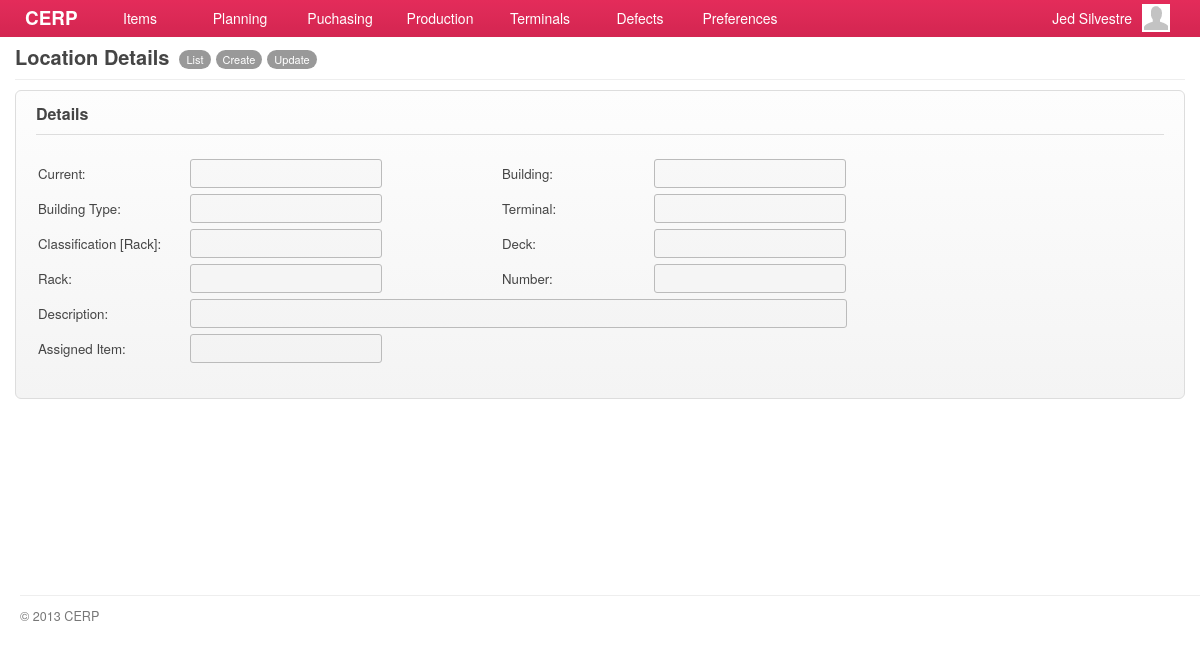
Screenshot of /account/locations-show.php (signed in) with the database file from the repository.
### tables this page shows
CREATE TABLE `capabilities` (
  `id` int(11) NOT NULL AUTO_INCREMENT,
  `title` varchar(45) DEFAULT NULL,
  `name` varchar(45) DEFAULT NULL,
  `capability` varchar(45) DEFAULT NULL,
  `url` varchar(45) DEFAULT NULL,
  `parent` int(11) DEFAULT NULL,
  PRIMARY KEY (`id`)
);

### include/general.class.php (called while the page is built, shortened)
<?php
require('database.class.php');
require('capabilities.class.php');
require('role.class.php');
$DB				= new MySQL;
  $DB->database	= "cerpdb";
  $DB->username	= "cerpuser";
  $DB->password	= "cerpuser";
  $DB->hostname	= "localhost";
$Capabilities	= new Capabilities($DB);
$Signed			= $_SESSION['user'];
$Role		= new Role($DB, $Signed['id']);
?>

### include/role.class.php (called while the page is built, shortened)
<?php
class Role
{
	private $DB;
	private $user_id;
	function Role($db, $uid) {
  	$this->DB = $db;
		$this->user_id = $uid;
  }
	function isCapableByName($cap_name) {
		foreach ($this->getUserRoles() as $user_role) {
			$result = $this->DB->Find('role_capabilities', array(
						  			'columns' 		=> 'role_capabilities.*',
						  			'joins' => 'INNER JOIN capabilities ON capabilities.id = role_capabilities.capability_id',
						  	    'conditions' 	=> 'capabilities.capability="'. $cap_name .'" AND role_id='. $user_role['role_id']));
			if(isset($result)) {
				return TRUE;
			}
		}
	}
	function getUserRoles() {
		$result = $this->DB->Get('user_roles', array(
						  			'columns' 		=> 'user_roles.role_id, roles.name',
						  			'joins' => 'INNER JOIN roles ON roles.id = user_roles.role_id',
						  	    'conditions' 	=> 'user_roles.user_id='. $this->user_id));
		if(isset($result)) {
			return $result;
		}
	}
}

### include/database.class.php (called while the page is built, shortened)
<?php
class MySQL {
  public $username	= "cerpuser";
  public $password	= "cerpuser";
  public $hostname	= "localhost";
  public function Connect() {
    $conn = mysql_connect($this->hostname, $this->username, $this->password) or die("<br/><span class='notice'><p class='error'><strong>ERROR!</strong> Unable to connect to MySQL! </p></span>");
    return $conn;
  }
  public function Query($sql) {
  	$conn = $this->Connect();
    $result = mysql_query($sql, $conn);
	return $result;
  }
  function Get($table, $args='') {
  	if (isset($args)) {
  	  $args['columns'] = (isset($args['columns']) ? $args['columns'] : '*');
  	  $args['joins'] = (isset($args['joins']) ? $args['joins'] : '');
		  $args['conditions'] = ($args['conditions'] == '' ? '' : 'WHERE '.$args['conditions']);
		  $args['sort_column'] = ($args['sort_column'] == '' ? '' : 'ORDER BY '.$args['sort_column']);
		  $args['sort_order'] = ($args['sort_order'] == '' ? '' : $args['sort_order']);
		  $args['startpoint'] = ($args['startpoint'] == '' ? '' : 'LIMIT '.$args['startpoint']);
		  $args['limit'] = ($args['limit'] == '' ? '' : ','.$args['limit']);
		}
	$data = array();
	$sql = "SELECT ".$args['columns']." FROM ".$table." ".$args['joins']." ".$args['conditions']." ".$args['sort_column']." ".$args['sort_order']." ".$args['startpoint']." ".$args['limit'];
	$result = $this->IsEmpty($this->Query($sql));
	if(!empty($result)) {
      while ($row = mysql_fetch_array($result)) {
        $data[] = $row;
      }
	}
	return $data;
  }
  function Find($table, $args='') {
  	if (isset($args)) {
  	  $args['columns'] = (isset($args['columns']) ? $args['columns'] : '*');
  	  $args['joins'] = (isset($args['joins']) ? $args['joins'] : '');
	  $args['conditions'] = ($args['conditions'] == '' ? '' : 'where '.$args['conditions']);
	}
	$sql = "SELECT ".$args['columns']." FROM ".$table." ".$args['joins']." ".$args['conditions'] ." ". $args['sort_column'];
	$row = $this->IsEmpty($this->Query($sql));
	return mysql_fetch_array($row);
  }
  private function IsEmpty($result) {
    if(mysql_num_rows($result) > 0) return $result;
    return null;
  }
}

### include/capabilities.class.php (called while the page is built, shortened)
<?php
class Capabilities {
  private $DB;
	public $All;
	function Capabilities($db) {
		$this->DB = $db;
		$this->GetCapabilities();
	}
  function GetTitle() {
    global $capability_key;
	return $this->All[$capability_key]['title'];
  }
	function GetCapabilities() {
		$capabilities = $this->DB->Get('capabilities', array(
					  			'columns' 		=> 'id, capability, title, name, parent, url',
					  	    'conditions' 	=> 'parent IS NOT null ORDER BY parent'));
		$all = array();
		foreach ($capabilities as $cap) {
			$all[$cap['capability']] = array('title' => $cap['title'],'name' => $cap['name'], 'url' => $cap['url'], 'parent' => $cap['parent']);
		}
		$this->All = $all;
	}
}

### account/locations-show.php (the view, shortened to what this page needs)
<?php
  $capability_key = 'show_location';
  require('header.php');
	$allowed = $Role->isCapableByName($capability_key);
	if(!$allowed) {
		require('inaccessible.php');
	}else{
?>
	<div id="page">
		<div id="page-title">
    	<h2>
      	<span class="title"><?php echo $Capabilities->GetTitle(); ?></span>
        <?php
				  echo '<a href="'.$Capabilities->All['locations']['url'].'" class="nav">'.$Capabilities->All['locations']['name'].'</a>';
				  echo '<a href="'.$Capabilities->All['add_location']['url'].'" class="nav">'.$Capabilities->All['add_location']['name'].'</a>';
				  echo '<a href="'.$Capabilities->All['edit_location']['url'].'?lid='.$_GET['lid'].'" class="nav">'.$Capabilities->All['edit_location']['name'].'</a>';
				?>
      </h2>
		</div>
		<div id="content">
			<form class="form-container">
				<h3 class="form-title">Details</h3>
        <table>
           <tr>
              <td width="150">Current:</td><td width="310"><input type="text" value="<?php echo $location['address'] ?>" class="text-field" disabled/></td>
              <td width="150">Building:</td><td><input type="text" value="<?php echo $location['bldg'] ?>" class="text-field" disabled/></td>
           </tr>
           <tr>
              <td>Building Type:</td><td><input type="text" value="<?php echo $location['bldg_no'] ?>" class="text-field" disabled/></td>
              <td>Terminal:</td><td><input type="text" value="<?php echo $location['terminal_code'] ?>" class="text-field" disabled/>
              </td>
           </tr>
           <tr>
              <td>Classification [Rack]:</td><td><input type="text" value="<?php echo $location['classification'] ?>" class="text-field" disabled/></td>
              <td>Deck:</td><td><input type="text" value="<?php echo $location['deck'] ?>" class="text-field" disabled/></td>
           </tr>
           <tr>
              <td>Rack:</td><td><input type="text" value="<?php echo $location['rack'] ?>" class="text-field" disabled/></td>
              <td>Number:</td><td><input type="text" value="<?php echo $location['number'] ?>" class="text-field" disabled/></td>
           </tr>
           <tr>
              <td>Description:</td>
              <td colspan="99">
                <input type="text" value="<?php echo $location['description'] ?>" class="text-field" style="width:645px" disabled/>
              </td>
           </tr>
           <tr>
              <td>Assigned Item:</td><td><input type="text" value="<?php echo $item['item_code'] ?>" class="text-field" disabled/>
              </td>
              <td></td><td></td>
           </tr>
           <tr><td height="5" colspan="99"></td></tr>
        </table>
      </form>
		</div>
	</div>
<?php }
require('footer.php'); ?>

### account/header.php (shortened to what this page needs)
<?php
require('../include/general.class.php');
?>
<!DOCTYPE html>
<html lang="en">
	<head>
		<link rel="stylesheet" href="../stylesheets/main.css" />
		<link rel="stylesheet" href="../stylesheets/form.css" />
		<link rel="stylesheet" href="../stylesheets/grid.css" />
		<link rel="stylesheet" href="../stylesheets/jquery.css" />
    <link rel="stylesheet" href="../stylesheets/simplePagination.css">
		<link rel="stylesheet" href="../stylesheets/jquery.modal.css" />
		<link rel="stylesheet" href="../stylesheets/smoothness/jquery-ui-1.10.1.custom.css" />
	</head>
	<body>
    <div id="container">
      <div id="header">
				<a id="brand" href="index.php" style="text-decoration: none">CERP</a>
			</div>
      <div id="main-menu">
        <div class="menu">
        	<a href="#" alt="#menu-items" class="show-submenu">Items</a>
        </div>
        <div class="menu">
          <a href="#" alt="#menu-plan" class="show-submenu">Planning</a>
        </div>
        <div class="menu">
          <a href="#" alt="#menu-purchasing" class="show-submenu">Puchasing</a>
        </div>
        <div class="menu">
          <a href="#" alt="#menu-production" class="show-submenu">Production</a>
        </div>
        <div class="menu">
          <a href="#" alt="#menu-terminals" class="show-submenu">Terminals</a>
        </div>
        <div class="menu">
          <a href="#" alt="#menu-defects" class="show-submenu">Defects</a>
        </div>
        <div class="menu">
          <a href="#" alt="#menu-preferences" class="show-submenu">Preferences</a>
        </div>
      </div>
      <div id="menu-profile">
         <div class="avatar small"></div>
         <span><?php echo $Signed['first_name']." ". $Signed['last_name']; ?> </span>
      </div>
    </div>

### account/footer.php (shortened to what this page needs)
      <div id="footer">
        <p>&copy; 2013 CERP</p>
      </div>
  </body>
</html>

### stylesheets/main.css (style rules this page uses)
*, html, body { margin:0;padding:0; }
html { font-size: 100%; -webkit-text-size-adjust: 100%; -ms-text-size-adjust: 100%; }
body { margin: 0; font-family:"Helvetica Neue", Helvetica, Arial, sans-serif; font-size:14px; line-height:20px; color:#454545; background-color:#ffffff; }
h1, h2, h3, h4 { padding:0 0 5px; margin:0 0 10px; }
h2 { font-size:20px; }
h3 { font-size:16px; }
a { color: #0088cc; text-decoration: none; outline:none; }
#container { position: fixed; z-index:1; width:100%; height:37px; opacity:0.85; filter:alpha(opacity=85); }
#header { position:relative; padding:0 25px; height:37px; background-color:#cc0033; background-image:-moz-linear-gradient(top, #df083e, #cc0033); background-image:-webkit-gradient(linear, 0 0, 0 100%, from(#df083e), to(#cc0033)); background-image:-webkit-linear-gradient(top, #df083e, #cc0033); background-image:-o-linear-gradient(top, #df083e, #cc0033); background-image:linear-gradient(to bottom, #df083e, #cc0033); color:#ffffff; font-size:135%; }
#header a { color:#ffffff; }
#page { background-color:#ffffff; font-size:95%; }
#content { padding:0 15px; min-height: 500px; }
#footer { display:block; padding:5px 0px 0px 20px; }
#brand { float:left; display:block; margin:8px 0 0; font-weight:bold; }
#main-menu { position:absolute; display:block; top:0; left:90px; z-index: 99; }
#main-menu .menu { float:left; width:100px; height:37px; text-align:center; outline:none; cursor:pointer; }
#main-menu .menu a { margin:8px 0 0; display:block; color:#ffffff; outline:none; }
#menu-profile { position:absolute; top:0; right:25px; display:block; padding:3px 5px 0 0; width:170px; height:33px; color:#fff; cursor:pointer; }
#menu-profile .avatar { float:right; margin:1px 0 0 10px; border:none; }
#menu-profile span { float:right; display:block; margin-top:5px; }
#page-title { margin:0 15px 10px; padding:47px 0 0; border-bottom:solid 1px #eeeeee; }
#page-title h2 { margin:0; padding:0 0 10px; }
#page-title h2 .title { float:left; padding-right:5px; }
#page-title h2 .nav { float:left; display:block; margin:3px 0 0 5px; padding:4px 7px; background-color:#999999; color:#ffffff; font-weight:normal; font-size:11px; line-height:11px; cursor:pointer; -webkit-border-radius:12px; -moz-border-radius:12px; border-radius:12px; }
#footer p { padding:10px 0 0; border-top:solid 1px #eeeeee; color:#777777; font-size:90%; }
.avatar { border:solid 1px #dddddd; background:#ffffff url('../images/icons/man-24x24.png') no-repeat center; }
.avatar.small { width:28px; height:28px; }

### stylesheets/form.css (style rules this page uses)
form { margin:0 0 10px; }
form table tr th, form table tr td { padding:2px 0; }
.form-container { padding:20px; border:solid 1px #dddddd; background-color:#f9f9f9; background-image:-moz-linear-gradient(top, #fdfdfd, #f4f4f4); background-image:-webkit-gradient(linear, 0 0, 0 100%, from(#fdfdfd), to(#f4f4f4)); background-image:-webkit-linear-gradient(top, #fdfdfd, #f4f4f4); background-image:-o-linear-gradient(top, #fdfdfd, #f4f4f4); background-image:linear-gradient(to bottom, #fdfdfd, #f4f4f4); -webkit-border-radius:6px; -moz-border-radius:6px; border-radius:6px; }
.form-title { margin:-7px 0 20px; padding:0 0 10px; border-bottom:solid 1px #dddddd; }
input, textarea, select { padding:4px 5px; border:solid 1px #bbbbbb; color:#222222; font-size:97%; font-family:"Helvetica Neue", Helvetica, Arial, sans-serif; -webkit-border-radius:3px; -moz-border-radius:3px; border-radius:3px; }
input.text-field { width:180px; }

### rows the page displays
capabilities: title "Location Details"
capabilities: name "List"
capabilities: name "Create"
capabilities: name "Update"

### other values shown
$Signed['first_name'] "Jed"
$Signed['last_name'] "Silvestre"
